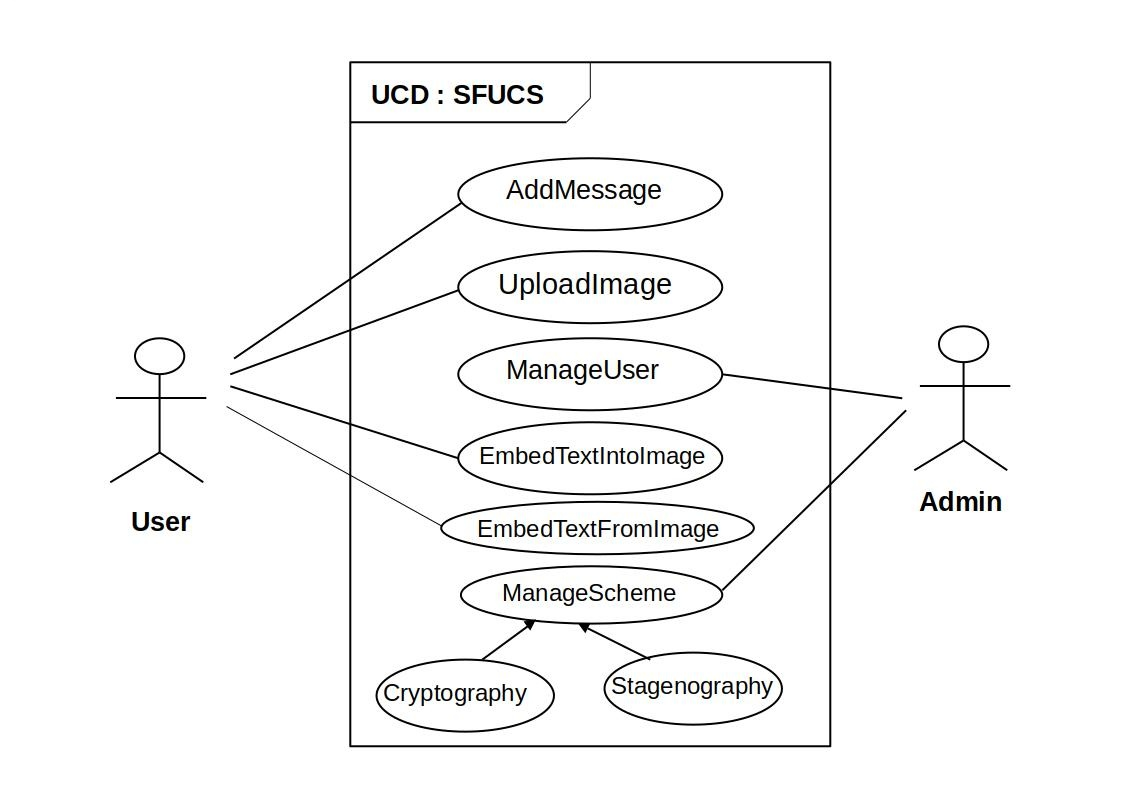
#> input picture TerminatedTesting_files/Aes-Project/aniki.jpg, 1123 x 794 px
$ jupyter execute --allow-errors 'pycrypto aes tyr.ipynb'   (shell and % lines are left out)
#> lines starting #> are read from the running program, lines starting #| are printed output that depends on the picture
[cell 1]
# Import the required modules
from Crypto.Cipher import AES
from Crypto.Util.Padding import pad, unpad
from Crypto.Random import get_random_bytes
from base64 import b64encode, b64decode
import os
# Define the encryption function
def encrypt_AES_CBC_256(key, message):
#> the answer given: UCD.jpg
    key_bytes = key.encode('utf-8')
    message_bytes = message.encode('utf-8')
    iv = get_random_bytes(AES.block_size)
    cipher = AES.new(key_bytes, AES.MODE_CBC, iv)
    padded_message = pad(message_bytes, AES.block_size)
    ciphertext_bytes = cipher.encrypt(padded_message)
    ciphertext = b64encode(iv + ciphertext_bytes).decode('utf-8')
    return ciphertext

# Define the decryption function
# [10 lines left out: function decrypt_AES_CBC_256, not called in this run]

# Set the 256-bit key and plaintext message
#key = 'ThisIsASecretKeyForAES-256-CBCEncryption'
data1 = os.urandom(16)
key=b64encode(data1).decode('utf-8')
message = 'This is a secret message that needs to be encrypted.'

# Encrypt the message
#> (the rest of this cell did not finish here and is left out)

[cell 2]
from Crypto import Random
class Encryptor:
    def __init__(self, key):
        self.key = key
    def pad(self, s):
        return s + b"\0" * (AES.block_size - len(s) % AES.block_size)

    def encrypt(self, message, key):
        message = self.pad(message)
        iv = Random.new().read(AES.block_size)
        cipher = AES.new(key, AES.MODE_CBC, iv)
        return iv + cipher.encrypt(message)

    def encrypt_file(self, file_name):
#> the answer given: 1
        with open(file_name, 'rb') as fo:
            plaintext = fo.read()
        enc = self.encrypt(plaintext, self.key)
        with open(file_name + ".enc", 'wb') as fo:
            fo.write(enc)
        os.remove(file_name)


key = b'LEDMXIQBGNVOJRUI'
enc = Encryptor(key)
#> (the rest of this cell did not finish here and is left out)

#> (a cell that did not finish here is left out)

[cell 4]
# importing the required libraries
import cv2
import numpy as np
import types


# converting types to binary
# [73 lines left out: functions msg_to_bin, hide_data, show_data, not called in this run]

# defining function to encode data into Image
def encodeText():
    img_name = input("Enter image name (with extension): ")
#> the answer given: aniki.jpg
    # reading the input image using OpenCV-Python
    img = cv2.imread(img_name)
#> img is the input picture: shape (794, 1123, 3); mean B, G, R 246.4, 246.5, 246.4

    # printing the details of the image
    print("The shape of the image is: ", img.shape) # checking the image shape to calculate the number of bytes in it
#| The shape of the image is:  (794, 1123, 3)
    print("The original image is as shown below: ")
    # resizing the image as per the need
    resizedImg = cv2.resize(img, (500, 500))
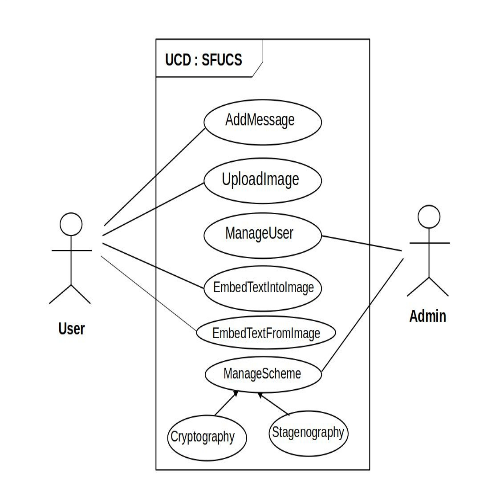
#> resizedImg: shape (500, 500, 3); mean B, G, R 246.4, 246.5, 246.4
    # displaying the image
    cv2.imshow('',resizedImg)

    data = input("Enter data to be encoded: ")
    if (len(data) == 0):
        raise ValueError('Data is Empty')

    file_name = input("Enter the name of the new encoded image (with extension): ")
    # calling the hide_data() function to hide the secret message into the selected image
    encodedImage = hide_data(img, data)
    cv2.imwrite(file_name, encodedImage)

# defining the function to decode the data in the image
# [11 lines left out: function decodeText, not called in this run]

# image steganography
def steganography():
    n = int(input("Image Steganography \n1. Encode the data \n2. Decode the data \n Select the option: "))
    if (n == 1):
        print("\nEncoding...")
        encodeText()

    elif (n == 2):
        print("\nDecoding...")
        print("Decoded message is " + decodeText())

    else:
        raise Exception("Inserted value is incorrect!")
steganography() # encoding the image
